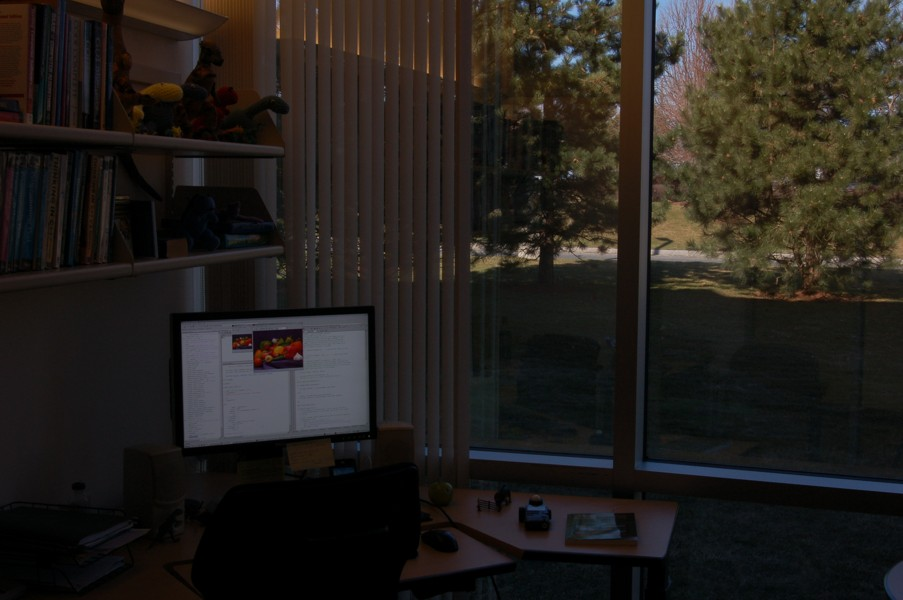
#> input picture Tutorials/Tutorial_2/Pictures/office_2.jpg, 903 x 600 px
$ python Brightness.py
#> lines starting #> are read from the running program, lines starting #| are printed output that depends on the picture
import numpy as np
import matplotlib.pyplot as plt
import cv2
import time

# load image
image_path = "./Pictures/office_2.jpg"
img = cv2.imread(image_path)
#> img is the input picture: shape (600, 903, 3); mean B, G, R 27.7, 32, 35.9
img2 = img.copy() 		# deep copy of image (ie copy original before modifying)
height, width, depth = img.shape	# reading image size
#> height = 600; width = 903; depth = 3

t0 = time.time()
for row in range(0, height):
	for col in range(0, width):
		for ch in range(0, depth):
			img2[row, col, ch] += 50  	# bridghten image
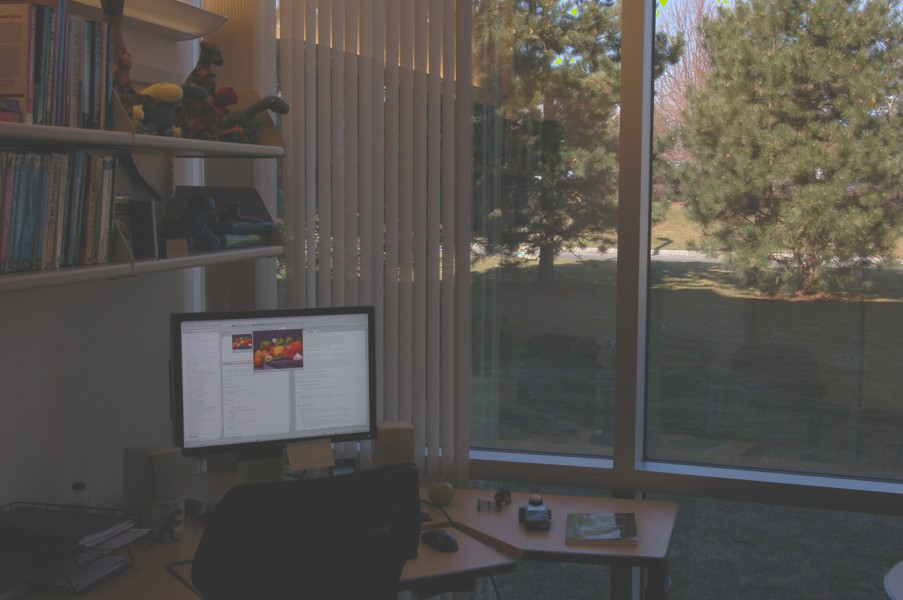
#> img2: shape (600, 903, 3); mean B, G, R 77.6, 82, 85.9
print("Elapsed time: \t", time.time() - t0)		# this way is not the fastest

# convert from BGR to RGB for displaying
img = cv2.cvtColor(img, cv2.COLOR_BGR2RGB)
img2 = cv2.cvtColor(img2, cv2.COLOR_BGR2RGB)

plt.subplot(121), plt.imshow(img) 	# 1x2 subplot, 1 selected
plt.title("Image1"), plt.xticks([]), plt.yticks([])  # remove axes ticks (numbering)
plt.subplot(122), plt.imshow(img2)
plt.title("Image2"), plt.xticks([]), plt.yticks([])

plt.show()  # show both images
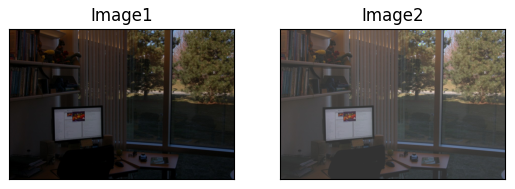
#> figure drawn by matplotlib, 2 panels

$ run again, with Tutorials/Tutorial_2/Pictures/board.tif saved as Tutorials/Tutorial_2/Pictures/office_2.jpg
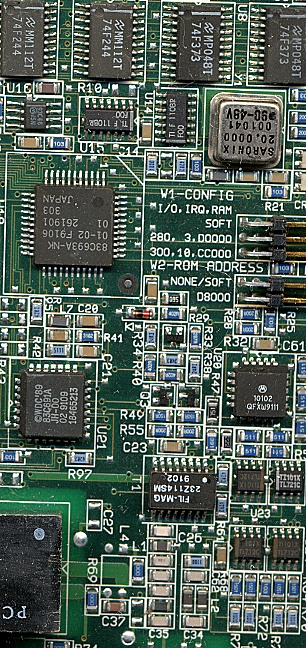
#> input picture Tutorials/Tutorial_2/Pictures/board.tif, 306 x 648 px
#> img is the input picture: shape (648, 306, 3); mean B, G, R 89.2, 98.8, 84.3
#> after the loop `for row in range(0, height):`:
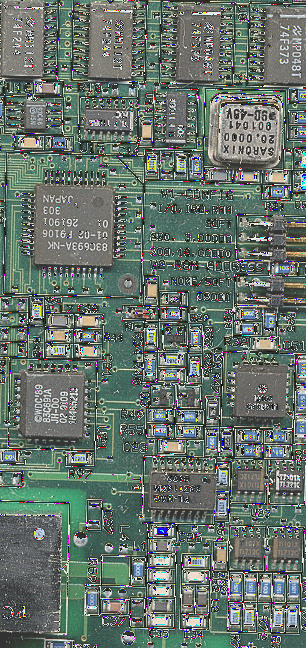
#> img2: shape (648, 306, 3); mean B, G, R 107.9, 115.3, 102.6
#> `plt.show()`:
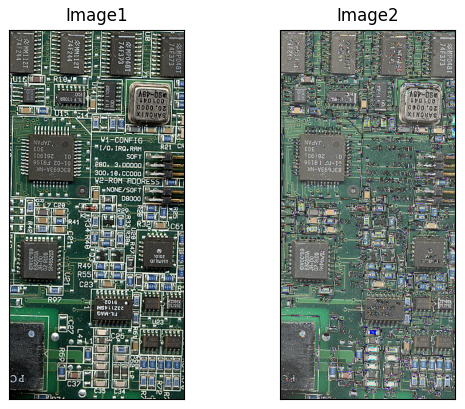
#> figure drawn by matplotlib, 2 panels
